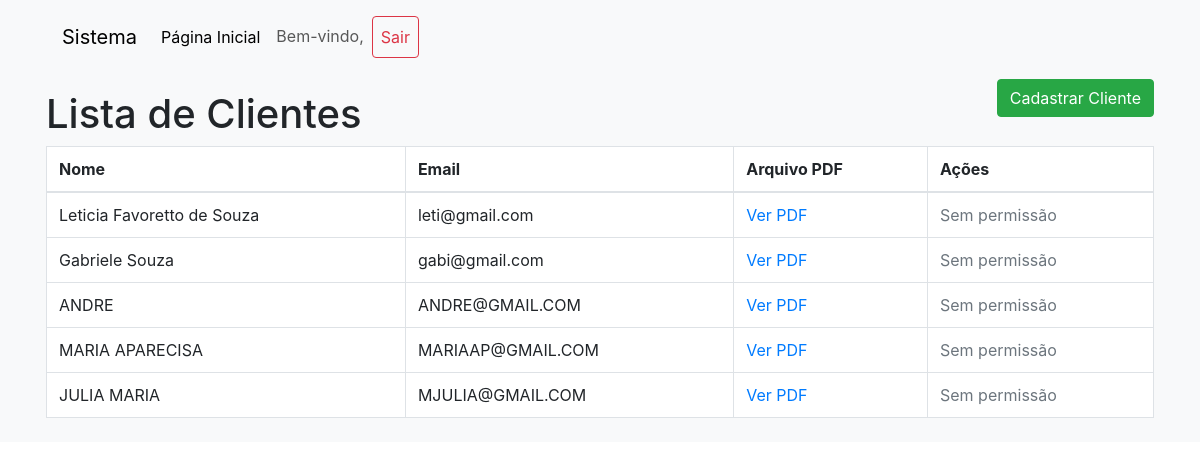
The app's page /lista_clientes.php, older data.
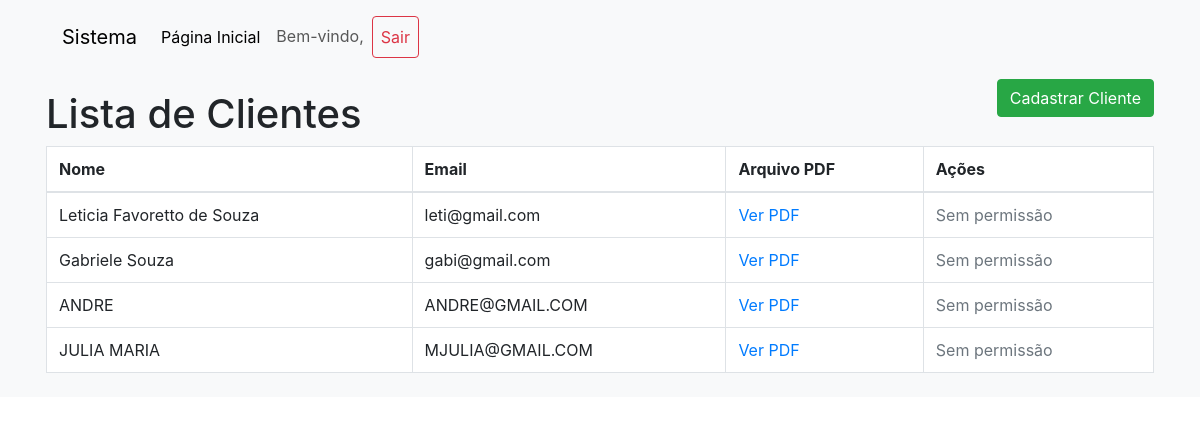
The same page, newer data.
### tables this page shows
CREATE TABLE `clientes` (
  `id` int NOT NULL,
  `nome` varchar(255) NOT NULL,
  `email` varchar(255) NOT NULL,
  `arquivo_pdf` varchar(255) NOT NULL
);

### lista_clientes.php (the view, shortened to what this page needs)
<?php
include 'conexao.php';
include 'menu.php';
$clientes = $conn->query("SELECT * FROM clientes")->fetchAll(PDO::FETCH_ASSOC);
?>
<!DOCTYPE html>
<html lang="pt-br">
<head>
    <link rel="stylesheet" href="https://maxcdn.bootstrapcdn.com/bootstrap/4.5.2/css/bootstrap.min.css">
</head>
<body>
<div class="container">
    <h1 class="mt-4">Lista de Clientes</h1>
    <a href="cadastrar.php" class="btn btn-success mb-3">Cadastrar Cliente</a>
    <table class="table table-bordered">
        <thead>
            <tr>
                <th>Nome</th>
                <th>Email</th>
                <th>Arquivo PDF</th>
                <th>Ações</th>
            </tr>
        </thead>
        <tbody>
            <?php foreach ($clientes as $cliente): ?>
            <tr>
                <td><?= htmlspecialchars($cliente['nome']) ?></td>
                <td><?= htmlspecialchars($cliente['email']) ?></td>
                <td><a href="uploads/<?= htmlspecialchars($cliente['arquivo_pdf']) ?>" target="_blank">Ver PDF</a></td>
                <td>
                    <?php if ($_SESSION['nivel_acesso'] == 'ADMINISTRADOR'): ?>
                        <a href="editar.php?id=<?= $cliente['id'] ?>" class="btn btn-warning">Editar</a>
                        <a href="excluir.php?id=<?= $cliente['id'] ?>" class="btn btn-danger" onclick="return confirm('A exclusão será permanente! Tem certeza disso?')">Excluir</a>
                    <?php else: ?>
                        <span class="text-muted">Sem permissão</span>
                    <?php endif; ?>
                </td>
            </tr>
            <?php endforeach; ?>
        </tbody>
    </table>
</div>
</body>
</html>

Row changes from the older to the newer data that the page shows:
removed clientes: nome "MARIA APARECISA", email "MARIAAP@GMAIL.COM"
